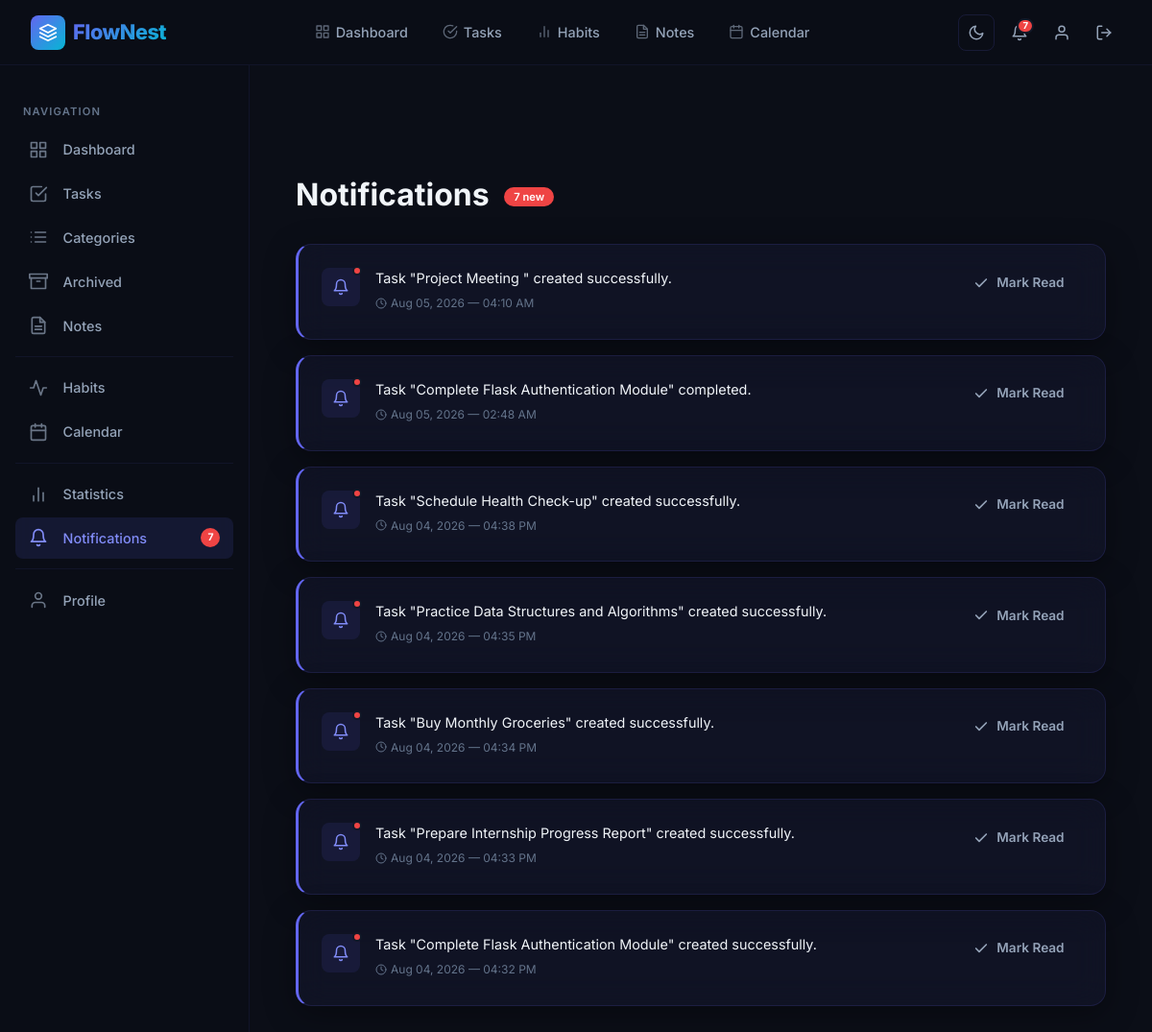
Before: /notifications/ (signed in) with the older database file.
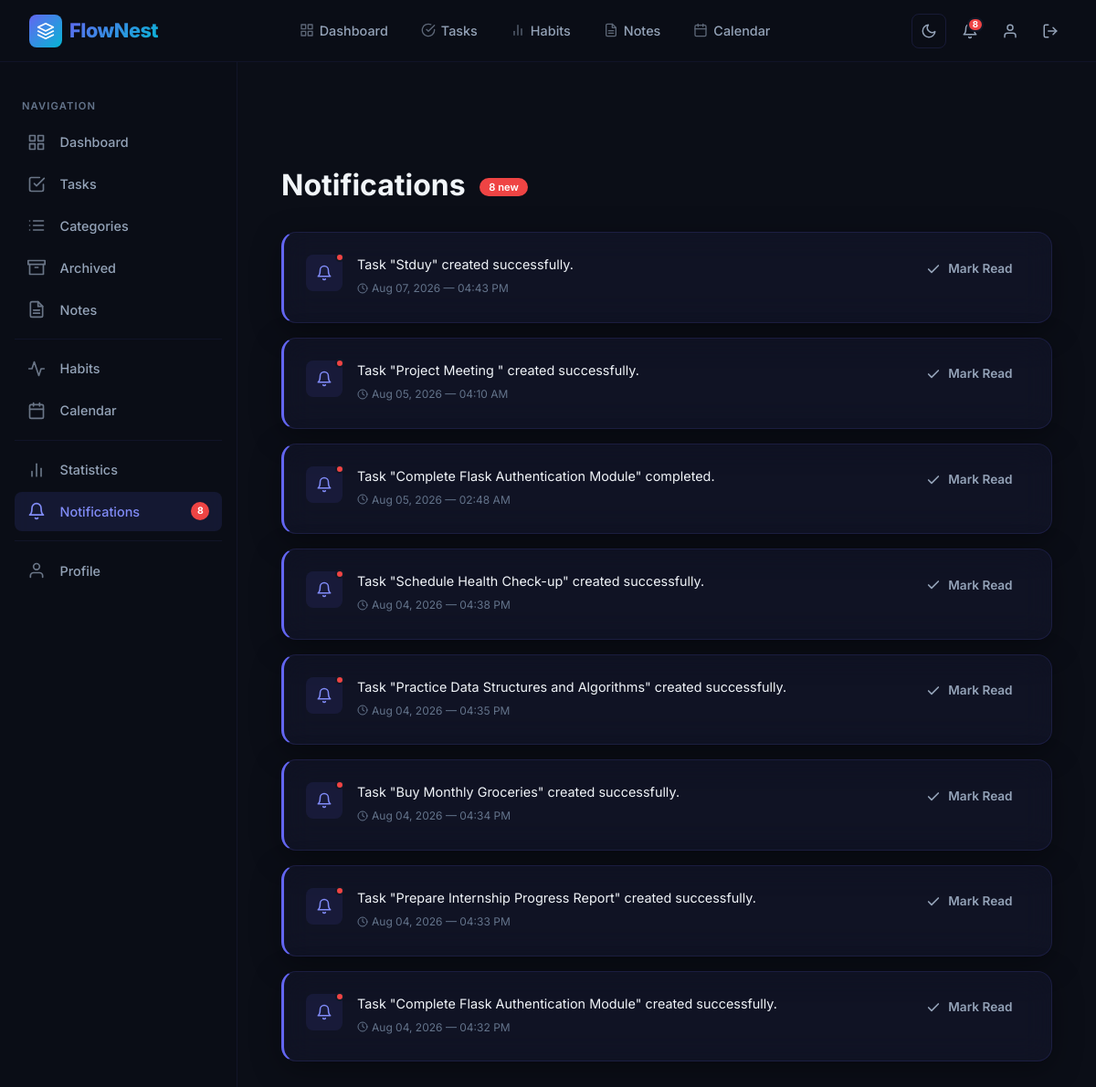
After: the same page with the newer database file.
### app/models.py (models this page shows, shortened)
class Notification(db.Model):
    __tablename__ = "notifications"
    id = db.Column(
        db.Integer,
        primary_key=True
    )
    message = db.Column(
        db.String(255),
        nullable=False
    )
    is_read = db.Column(
        db.Boolean,
        default=False
    )
    created_at = db.Column(
        db.DateTime,
        default=datetime.utcnow
    )
    user_id = db.Column(
        db.Integer,
        db.ForeignKey("users.id"),
        nullable=False
    )
    user = db.relationship(
        "User",
        back_populates="notifications"
    )

### app/routes/notifications.py (the view)
@notifications.route("/")
@login_required
def list_notifications():
    notifications = Notification.query.filter_by(
        user_id=current_user.id
    ).order_by(
        Notification.created_at.desc()
    ).all()
    return render_template(
        "notifications/list.html",
        notifications=notifications
    )

### app/extensions.py (called while the page is built)
@login_manager.user_loader
def load_user(user_id):
    from app.models import User
    return User.query.get(int(user_id))

### app/templates/notifications/list.html (shortened to what this page needs)
{% extends "base.html" %}
{% block content %}
<div class="page-wrapper with-sidebar">
    <div class="page-content">
        <div class="page-header fade-in">
            <h2>
                Notifications
                {% set unread = notifications | selectattr('is_read', 'false') | list | length %}
                {% if unread > 0 %}
                <span class="header-count-badge">{{ unread }} new</span>
                {% endif %}
            </h2>
        </div>
        {% if notifications %}
        <div class="notifications-list">
            {% for notification in notifications %}
            <div class="glass-card notification-card {{ 'notification-unread' if not notification.is_read else 'notification-read' }} fade-in fade-in-delay-{{ loop.index % 4 }}" id="notification-{{ notification.id }}">
                <div class="notification-icon-wrap">
                    {% if not notification.is_read %}
                    <div class="notification-dot"></div>
                    {% endif %}
                    <svg width="18" height="18" viewBox="0 0 24 24" fill="none" stroke="currentColor" stroke-width="2"
                        stroke-linecap="round" stroke-linejoin="round">
                        <path d="M18 8A6 6 0 0 0 6 8c0 7-3 9-3 9h18s-3-2-3-9"></path>
                        <path d="M13.73 21a2 2 0 0 1-3.46 0"></path>
                    </svg>
                </div>
                <div class="notification-body">
                    <p class="notification-message">{{ notification.message }}</p>
                    <span class="notification-time">
                        <svg width="12" height="12" viewBox="0 0 24 24" fill="none" stroke="currentColor" stroke-width="2"
                            stroke-linecap="round" stroke-linejoin="round">
                            <circle cx="12" cy="12" r="10"></circle>
                            <polyline points="12 6 12 12 16 14"></polyline>
                        </svg>
                        {{ notification.created_at.strftime("%b %d, %Y — %I:%M %p") }}
                    </span>
                </div>
                <div class="notification-actions">
                    {% if not notification.is_read %}
                    <a href="{{ url_for('notifications.mark_read', id=notification.id) }}" class="btn btn-ghost btn-sm notification-mark-btn" title="Mark as read">
                        <svg width="16" height="16" viewBox="0 0 24 24" fill="none" stroke="currentColor" stroke-width="2.5"
                            stroke-linecap="round" stroke-linejoin="round">
                            <polyline points="20 6 9 17 4 12"></polyline>
                        </svg>
                        Mark Read
                    </a>
                    {% endif %}
                </div>
            </div>
            {% endfor %}
        </div>
        {% endif %}
    </div>
</div>
{% endblock %}

Changed rows visible on the page:
added Notification: is_read False (drawn), message "Task \"Stduy\" created successfully.", created_at "Aug 07, 2026 — 04:43 PM"
Other visible differences:
{{ unread_count }}: "7" → "8"
{{ unread }}: "7" → "8"
